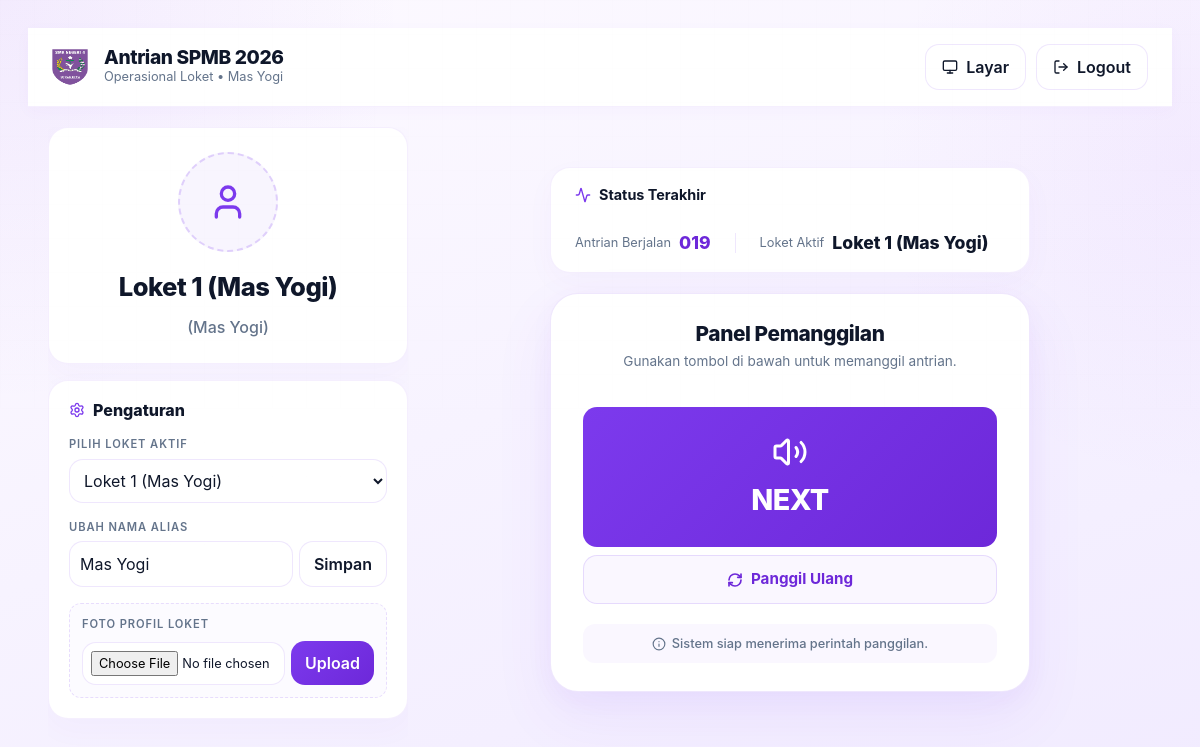
Page /loket?loket=1 (signed in) on the earlier database version.
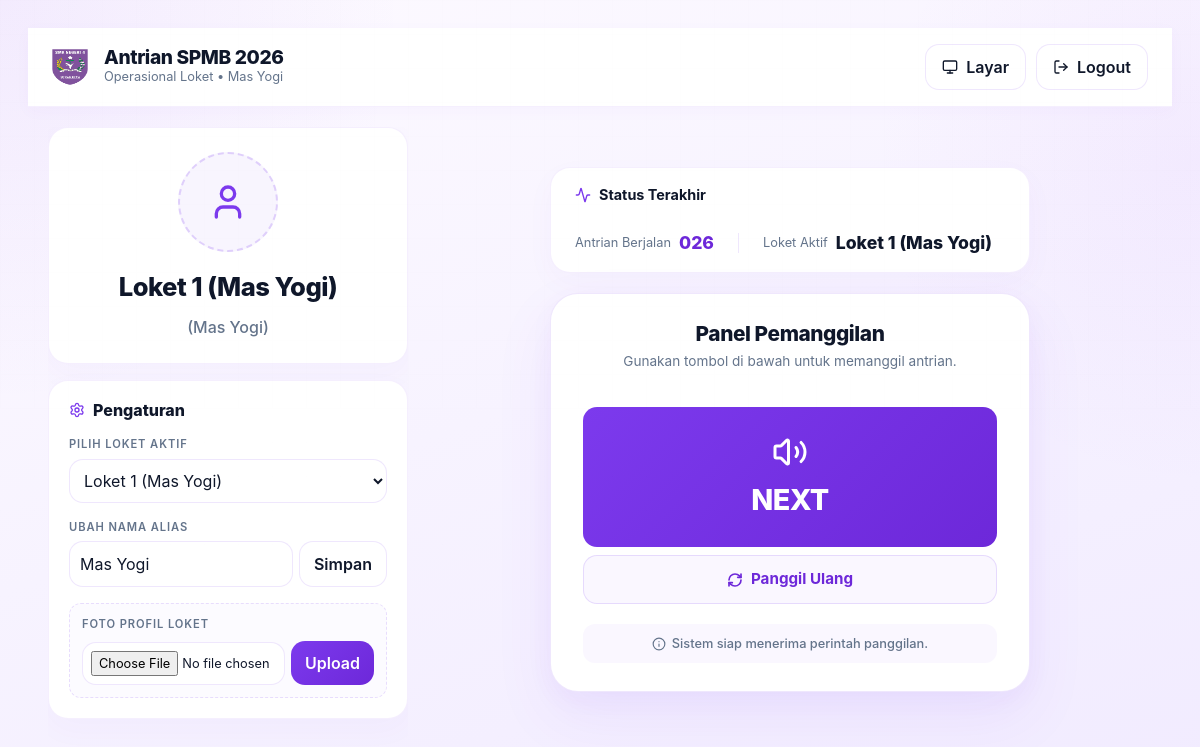
Same page on the later database version.
### tables this page shows
CREATE TABLE users (
                id INTEGER PRIMARY KEY AUTOINCREMENT,
                username TEXT NOT NULL UNIQUE,
                password_hash TEXT NOT NULL,
                role TEXT NOT NULL CHECK (role IN ("admin", "loket")),
                created_at TEXT NOT NULL
            , alias TEXT NOT NULL DEFAULT "", loket_number INTEGER NOT NULL DEFAULT 0);

CREATE TABLE state (
            id INTEGER PRIMARY KEY CHECK (id = 1),
            antrian INTEGER NOT NULL DEFAULT 0,
            loket INTEGER NOT NULL DEFAULT 0,
            panggil INTEGER NOT NULL DEFAULT 0
        );

### index.php (called while the page is built, shortened)
<?php
$requestUri = $_SERVER['REQUEST_URI'] ?? '';
$path = parse_url($requestUri, PHP_URL_PATH);
if ($path === '/' || $path === '/admin' || $path === '/index.php') {
    $page = $_GET['page'] ?? 'admin';
} elseif (strpos($path, '/loket') === 0) {
    $page = 'loket';
} elseif ($path === '/layar') {
    $page = 'layar';
} elseif ($path === '/admin') {
    $page = 'admin';
} elseif ($path === '/login') {
    $page = 'login';
} elseif ($path === '/register') {
    $page = 'register';
} elseif ($path === '/logout') {
    $page = 'logout';
} else {
    $page = '404';
}
$pageMap = [
    'menu' => __DIR__ . '/views/menu.php',
    'layar' => __DIR__ . '/views/layar.php',
    'admin' => __DIR__ . '/views/admin.php',
    'loket' => __DIR__ . '/views/loket.php',
    'login' => __DIR__ . '/auth/login.php',
    'register' => __DIR__ . '/auth/register.php',
    'logout' => __DIR__ . '/auth/logout.php',
];
require $pageMap[$page];

### auth/helpers.php (called while the page is built, shortened)
<?php
require_once __DIR__ . '/../config/database.php';
function antrian_base_url(): string
{
    static $baseUrl = null;
    if ($baseUrl !== null) {
        return $baseUrl;
    }
    $basePath = rtrim(dirname($_SERVER['SCRIPT_NAME']), '\\/');
    $basePath = rtrim($basePath, '\\/');
    $baseUrl = $basePath;
    return $baseUrl;
}
function antrian_csrf_token(): string
{
    return $_SESSION['_csrf_token'];
}
function antrian_loket_user_by_number(int $loketNumber): ?array
{
    $statement = antrian_db()->prepare(
        'SELECT id, username, alias, loket_number, role, created_at
         FROM users
         WHERE role = "loket" AND loket_number = :loket_number
         LIMIT 1'
    );
    $statement->bindValue(':loket_number', $loketNumber, PDO::PARAM_INT);
    $statement->execute();
    $user = $statement->fetch();
    return $user ?: null;
}

### config/database.php (called while the page is built, shortened)
<?php
function antrian_db(): PDO
{
    static $pdo = null;
    if ($pdo instanceof PDO) {
        return $pdo;
    }
    $databasePath = __DIR__ . '/../database/antrian.sqlite';
    $pdo = new PDO('sqlite:' . $databasePath);
    $pdo->setAttribute(PDO::ATTR_ERRMODE, PDO::ERRMODE_EXCEPTION);
    $pdo->setAttribute(PDO::ATTR_DEFAULT_FETCH_MODE, PDO::FETCH_ASSOC);
    $pdo->exec('PRAGMA foreign_keys = ON');
    $pdo->exec(
        'CREATE TABLE IF NOT EXISTS state (
            id INTEGER PRIMARY KEY CHECK (id = 1),
            antrian INTEGER NOT NULL DEFAULT 0,
            loket INTEGER NOT NULL DEFAULT 0,
            panggil INTEGER NOT NULL DEFAULT 0
        )'
    );
    $pdo->exec('INSERT OR IGNORE INTO state (id, antrian, loket, panggil) VALUES (1, 0, 0, 0)');
    $pdo->exec(
        'CREATE TABLE IF NOT EXISTS app_settings (
            id INTEGER PRIMARY KEY CHECK (id = 1),
            intro_text TEXT NOT NULL,
            outro_text TEXT NOT NULL,
            queue_start INTEGER NOT NULL DEFAULT 1,
            display_cols INTEGER NOT NULL DEFAULT 4,
            display_rows INTEGER NOT NULL DEFAULT 2
        )'
    );
    $pdo->exec(
        'INSERT OR IGNORE INTO app_settings (id, intro_text, outro_text, queue_start)
            VALUES (1, "", "", 1)'
    );
    $pdo->exec(
        'CREATE TABLE IF NOT EXISTS loket_last_call (
            loket INTEGER PRIMARY KEY,
            antrian INTEGER NOT NULL DEFAULT 0,
            updated_at TEXT NOT NULL
        )'
    );
    $pdo->exec(
        'CREATE TABLE IF NOT EXISTS users (
            id INTEGER PRIMARY KEY AUTOINCREMENT,
            username TEXT NOT NULL UNIQUE,
            alias TEXT NOT NULL DEFAULT "",
            loket_number INTEGER NOT NULL DEFAULT 0,
            password_hash TEXT NOT NULL,
            role TEXT NOT NULL CHECK (role IN ("admin", "loket")),
            created_at TEXT NOT NULL
        )'
    );
    $pdo->exec('UPDATE users SET alias = username WHERE alias = "" OR alias IS NULL');
    $legacyRole = implode('', array_map('chr', [99, 108, 105, 101, 110, 116]));
    $pdo->prepare('UPDATE users SET role = :new_role WHERE role = :old_role')
        ->execute([
            'new_role' => 'loket',
            'old_role' => $legacyRole,
        ]);
    $pdo->exec('CREATE UNIQUE INDEX IF NOT EXISTS idx_users_loket_number ON users(loket_number) WHERE role = "loket"');
    return $pdo;
}
function antrian_state(): array
{
    $statement = antrian_db()->query('SELECT id, antrian, loket, panggil FROM state WHERE id = 1');
    $state = $statement ? $statement->fetch() : false;
    return $state ?: [
        'id' => 1,
        'antrian' => 0,
        'loket' => 0,
        'panggil' => 0,
    ];
}
function antrian_format_number(int $number): string
{
    return str_pad((string) $number, 3, '0', STR_PAD_LEFT);
}

### views/loket.php (the view, shortened to what the rows shown need)
<?php
require __DIR__ . '/../config/database.php';
require __DIR__ . '/../auth/helpers.php';
$loket = filter_input(INPUT_GET, 'loket', FILTER_VALIDATE_INT);
$loket = $loket && $loket > 0 ? $loket : (int) ($_GET['loket'] ?? 1);
$loket = $loket > 0 ? $loket : 1;
$requestedLoket = $loket;
$currentLoketAccount = antrian_loket_user_by_number($requestedLoket);
$loket = $requestedLoket;
$aliasName = $currentLoketAccount ? ($currentLoketAccount['alias'] ?: 'Loket ' . $loket) : 'Loket ' . $loket;
$state = antrian_state();
$currentQueue = antrian_format_number((int) $state['antrian']);
$uid = $currentLoketAccount ? (int) $currentLoketAccount['id'] : 0;
$bgPath = antrian_base_url() . '/assets/img/backgrounds/loket_uid_' . $uid . '.jpg';
$bgFile = __DIR__ . '/../assets/img/backgrounds/loket_uid_' . $uid . '.jpg';
$csrfToken = antrian_csrf_token();
?><!DOCTYPE html>
<html lang="id">
<head>
    <link href="<?= antrian_base_url() ?>/assets/vendor/bootstrap/bootstrap.min.css" rel="stylesheet">
    <link rel="stylesheet" href="<?= antrian_base_url() ?>/assets/css/style.css">
</head>
<body class="app-shell app-loket app-admin" data-role="loket" data-next-base-url="<?= antrian_base_url() ?>/api/next.php" data-loket="<?= $loket ?>" data-csrf-token="<?= htmlspecialchars($csrfToken, ENT_QUOTES, 'UTF-8') ?>">
    <nav class="admin-navbar" style="display: flex; justify-content: space-between; align-items: center;">
        <div style="display: flex; align-items: center; gap: 16px;">
            <div>
                <h1 style="font-size: 1.2rem; font-weight: 800; margin: 0; letter-spacing: -0.02em;">Antrian SPMB 2026</h1>
                <p style="font-size: 0.8rem; color: var(--muted); margin: 0;">Operasional Loket &bull; <?= htmlspecialchars($aliasName, ENT_QUOTES, 'UTF-8') ?></p>
            </div>
        </div>
    </nav>
    <div class="admin-layout">
        <div class="admin-sidebar" style="width: 360px;">
            <div class="panel-card-premium" style="gap: 12px; align-items: center; text-align: center; padding: 24px;">
                <?php if (is_file($bgFile)): ?>
                    <div id="loketAvatarFrame" style="width: 100px; height: 100px; border-radius: 999px; overflow: hidden; border: 3px solid var(--accent); box-shadow: 0 10px 25px rgba(124, 58, 237, 0.15); background-image: url('<?= $bgPath ?>?v=<?= filemtime($bgFile) ?>'); background-size: cover; background-position: center; margin: 0 auto;"></div>
                <?php else: ?>
                    <div id="loketAvatarFrame" style="width: 100px; height: 100px; border-radius: 999px; background: rgba(124, 58, 237, 0.05); border: 2px dashed rgba(124, 58, 237, 0.20); display: flex; align-items: center; justify-content: center; margin: 0 auto;">
                        <i data-lucide="user" class="text-primary" style="width: 40px; height: 40px; stroke-width: 2px;"></i>
                    </div>
                <?php endif; ?>
                <h2 id="loketTitle" style="font-weight: 850; letter-spacing: -0.02em; margin: 8px 0 0 0; color: var(--text); font-size: 1.6rem;">
                </h2>
                <?php if ($aliasName && $aliasName !== 'Loket ' . $loket): ?>
                    <span id="loketTitleAlias" style="font-size: 1rem; color: var(--muted); font-weight: 500; display: block;">(<?= htmlspecialchars($aliasName, ENT_QUOTES, 'UTF-8') ?>)</span>
                <?php else: ?>
                    <span id="loketTitleAlias" style="font-size: 1rem; color: var(--muted); font-weight: 500; display: none;"></span>
                <?php endif; ?>
            </div>
            <div class="panel-card-premium" style="padding: 20px; gap: 16px;">
                <h2 style="font-size: 1rem; font-weight: 800; margin: 0; color: var(--text); display: flex; align-items: center; gap: 8px;">
                    <i data-lucide="settings" class="text-primary" style="width: 16px; height: 16px;"></i> Pengaturan
                </h2>
                <div style="display: flex; flex-direction: column; gap: 16px;">
                    <div>
                        <div style="display: flex; gap: 6px;">
                            <input type="text" id="loketAliasInput" class="input-select" style="margin-top: 0; flex: 1; padding: 10px;" value="<?= htmlspecialchars($currentLoketAccount && $aliasName && $aliasName !== 'Loket ' . $loket ? $aliasName : '', ENT_QUOTES, 'UTF-8') ?>" placeholder="Contoh: Loket A">
                            <button class="button button-ghost" id="saveAliasButton" type="button" style="padding: 8px 14px; white-space: nowrap;">Simpan</button>
                        </div>
                    </div>
                </div>
            </div>
        </div>
        <div class="admin-main" style="overflow-y: auto; padding: 40px; display: flex; flex-direction: column; align-items: center; justify-content: flex-start; gap: 20px; background: transparent; border: none; box-shadow: none;">
            <div class="panel-card-premium" style="padding: 16px 24px; width: 100%; max-width: 480px; border-radius: 20px; flex-shrink: 0;">
                <div style="display: flex; align-items: center; gap: 24px; justify-content: space-between; flex-wrap: wrap;">
                    <div style="display: flex; gap: 24px; align-items: center;">
                        <div style="display: flex; align-items: center; gap: 8px;">
                            <span style="font-size: 0.8rem; color: var(--muted);">Antrian Berjalan</span>
                            <strong id="currentQueueNumber" style="font-size: 1.1rem; color: var(--accent-strong); font-weight: 850;"><?= htmlspecialchars($currentQueue, ENT_QUOTES, 'UTF-8') ?></strong>
                        </div>
                    </div>
                </div>
            </div>
            <div class="panel-card-premium" style="padding: 28px 32px; width: 100%; max-width: 480px; border-radius: 28px; box-shadow: 0 24px 60px rgba(124, 58, 237, 0.08), 0 8px 24px rgba(124, 58, 237, 0.04); border: 1px solid rgba(124, 58, 237, 0.12); text-align: center; display: flex; flex-direction: column; gap: 20px;">
                <div>
                    <h2 style="font-size: 1.3rem; font-weight: 850; margin: 0; color: var(--text); letter-spacing: -0.02em;">Panel Pemanggilan</h2>
                </div>
            </div>
        </div>
    </div>
</body>
</html>

Differences in the rows shown:
changed state: antrian "019" → "026"
